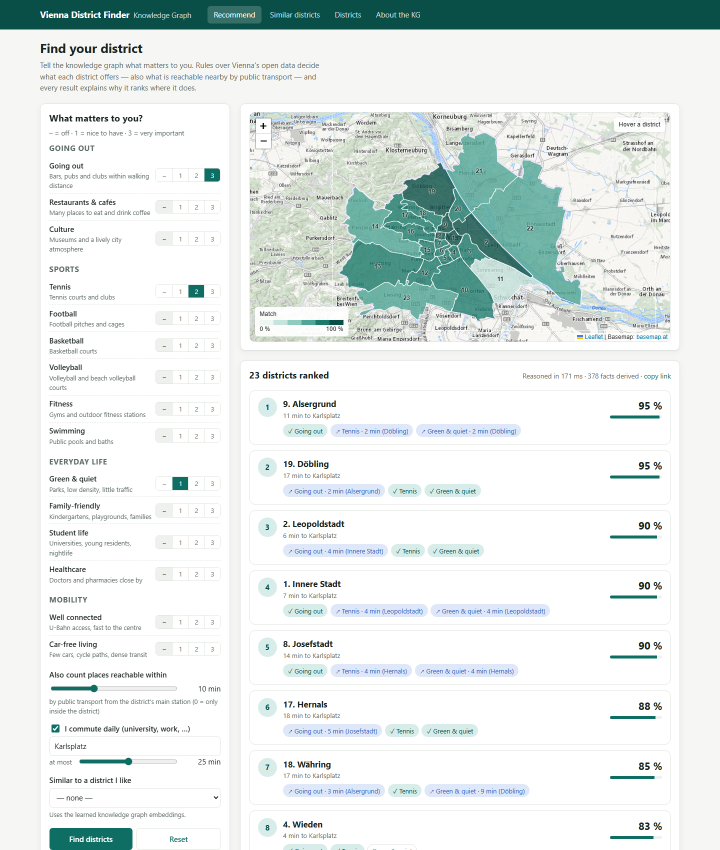
#> input picture artifacts/report/screenshots/recommend.png, 1440 x 1700 px (shown at 1/2 size); its folder holds 4 pictures in this run
$ python screenshots.py
#> lines starting #> are read from the running program, lines starting #| are printed output that depends on the picture
"""Capture screenshots of the running web app with headless Chrome.

Usage: start `vdkg serve`, then `python tools/screenshots.py [base-url]`.
Set CHROME to the browser executable if it is not in the default location.
"""

import os
import subprocess
import sys
from pathlib import Path

from PIL import Image

CHROME = os.environ.get("CHROME", r"C:\Program Files\Google\Chrome\Application\chrome.exe")
OUTPUT = Path(__file__).resolve().parents[1] / "artifacts" / "report" / "screenshots"

CROPS = {"recommend": (60, 195, 1380, 1030)}

PAGES = {
    "recommend": (
        "#/recommend/going_out=3&sport_tennis=2&green_quiet=1&nearby=10"
        "&station=at%3A49%3A657&station_name=Karlsplatz&commute=25",
        (1440, 1700),
    ),
    "similar": ("#/similar/d07", (1440, 1250)),
    "district": ("#/district/d07", (1440, 2300)),
    "about": ("#/about", (1440, 1300)),
}


def main() -> None:
    base = sys.argv[1] if len(sys.argv) > 1 else "http://127.0.0.1:8000/"
    OUTPUT.mkdir(parents=True, exist_ok=True)
    for name, (fragment, (width, height)) in PAGES.items():
        target = OUTPUT / f"{name}.png"
        subprocess.run(
            [
                CHROME,
                "--headless=new",
                "--disable-gpu",
                "--hide-scrollbars",
                f"--window-size={width},{height}",
                "--virtual-time-budget=10000",
                f"--screenshot={target}",
                base + fragment,
            ],
            check=True,
            capture_output=True,
        )
#> (this line was passed over: subprocess is not available in this run)
        if name in CROPS:
            with Image.open(target) as image:
#> image is the input picture: PIL image 1440x1700 RGB; mean R, G, B 227.3, 234.6, 233.1
                image.crop(CROPS[name]).save(OUTPUT / f"{name}_crop.png")
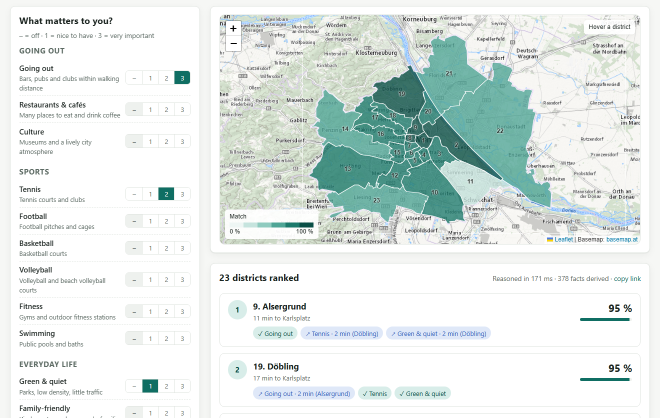
#> saved as recommend_crop.png: PIL image 1320x835 RGB (shown at 1/2 size); mean R, G, B 224.9, 233.3, 230.9
        print(f"{name}: {target}")


if __name__ == "__main__":
    main()
